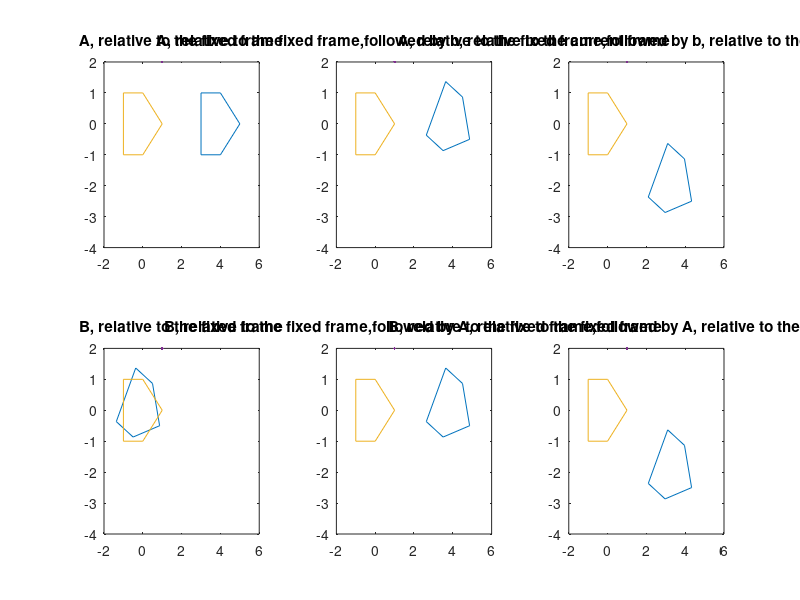

Recreate this plot in MATLAB. (Note: this script raises an error after producing the figure.)
% Title: PS4 Fall 2022
% File Topic: HTM, Jacobians, Manipulation
% Author: Alec Trela 
% Date: 28, November 2022
% ============================================


%% Question 1

clc 
clear

% G1: whole translation
R1 = diag([1, 1, 1]);
d1 = [0; 5; 6];

G1 = [R1, d1; 
      0 0 0 1];

% G2: align z axis w/ rotation of 90 deg about relative x
theta2 = 90 * (pi / 180);

d2 = [0; 0; 0];
R2 = [1,           0,            0;
      0, cos(theta2), -sin(theta2);
      0, sin(theta2),  cos(theta2)];

G2 = [R2, d2;
      0, 0, 0, 1];

% G3: align x, y w/ rotation of -60 about relative z
theta3 = -60 * (pi / 180);

d3 = [0; 0; 0];
R3 = [cos(theta3), -sin(theta3), 0;
      sin(theta3),  cos(theta3), 0;
      0          ,            0, 1];

G3 = [R3, d3;
      0, 0, 0, 1];


% Combine intermediate HTM to find final H0_1
H0_1 = G1 * G2 * G3;

disp("The Transformation H0_1:")
disp(H0_1)

%% Question 2
clc 
clear

A = [1, 0, 4;
    0, 1, 0; 
    0, 0, 1];

B = [0.866, 0.5, 0;
    -0.5, 0.866, 0;
    0, 0, 1];

shape = [[-1, 0, 1, 0, -1, -1]; [ 1, 1, 0, -1, -1, 1]; [1, 1, 1, 1, 1, 1]];

% (a) A, relative to the fixed frame

shape_a = zeros(3, 5);
for i = 1:size(shape, 2)

    shape_a(:, i) = A * shape(:, i);

end

% (b) A, relative to the fixed frame, followed by b, relative to the
% current frame

shape_b = zeros(3, 5);
for i = 1:size(shape, 2)

    shape_b(:, i) = A * B * shape(:, i) ;


end

% (c) A, relative to the fixed frame, followed by B, relative to the fixed frame.

shape_c = zeros(3, 5);
for i = 1:size(shape, 2)

    shape_c(:, i) = B * A * shape(:, i) ;

end

% (d) B, relative to the fixed frame

shape_d = zeros(3, 5);
for i = 1:size(shape, 2)

    shape_d(:, i) = B * shape(:, i) ;

end


% (e) B, relative to the fixed frame, followed by A, relative to the fixed frame.

shape_e = zeros(3, 5);
for i = 1:size(shape, 2)

    shape_e(:, i) = A * B * shape(:, i) ;

end


% (f) B, relative to the fixed frame, followed by A, relative to the current frame.
shape_f = zeros(3, 5);
for i = 1:size(shape, 2)

    shape_f(:, i) = B * A * shape(:, i) ;

end


% plot results
figure(1)
subplot(2, 3, 1)
plot(shape_a(1, :), shape_a(2, :), LineWidth=2)
hold on 
plot(shape(1, :), shape(2, :), LineWidth=2)
hold off
xlim([-2 6])
ylim([-4 2])
title("A, relative to the fixed frame")

subplot(2, 3, 2)
plot(shape_b(1, :), shape_b(2, :), LineWidth=2)
hold on 
plot(shape(1, :), shape(2, :), LineWidth=2)
hold off
xlim([-2 6])
ylim([-4 2])
title(["A, relative to the fixed frame,", "followed by b, relative to the current frame"])

subplot(2, 3, 3)
plot(shape_c(1, :), shape_c(2, :), LineWidth=2)
hold on 
plot(shape(1, :), shape(2, :), LineWidth=2)
hold off
xlim([-2 6])
ylim([-4 2])
title(["A, relative to the fixed frame,", "followed by b, relative to the fixed frame"])

subplot(2, 3, 4)
plot(shape_d(1, :), shape_d(2, :), LineWidth=2)
hold on 
plot(shape(1, :), shape(2, :), LineWidth=2)
hold off
xlim([-2 6])
ylim([-4 2])
title("B, relative to the fixed frame")

subplot(2, 3, 5)
plot(shape_e(1, :), shape_e(2, :), LineWidth=2)
hold on 
plot(shape(1, :), shape(2, :), LineWidth=2)
hold off
xlim([-2 6])
ylim([-4 2])
title(["B, relative to the fixed frame,", "followed by A, relative to the fixed frame"])

subplot(2, 3, 6)
plot(shape_f(1, :), shape_f(2, :), LineWidth=2)
hold on 
plot(shape(1, :), shape(2, :), LineWidth=2)
hold off
xlim([-2 6])
ylim([-4 2])
title(["B, relative to the fixed frame,", "followed by A, relative to the current frame"])


%% Question 6.1

syms d2;
syms theta1;
syms theta3;

theta2 = pi/2;

% use the standard form of taking row from dh table to htm 
H0_1 = DH2HTM(theta1, d2+10, 0, 0);

H1_2 = DH2HTM(0, 0, theta2, 9);

H2_3 = DH2HTM(theta3, 0, 0, 5);

% combine htm to obtain h0_3, from which d0_3 will be taken to obtain the 
% jacobian
H0_3 = vpa((H0_1 * H1_2 * H2_3), 2);
d0_3 = H0_3(1:3, 4);

disp("Displacement Vector d0_3 used for Direct Diff:")
disp(d0_3)


%% Question 6.2

clc

% Column 1: revolute joint 1: R0_i-1 [0;0;1] x (d0_n - d0_i-1)
R0_0 = diag([1;1;1]);
d0_0 = [0;0;0];
col1 = cross(R0_0 * [0; 0; 1], d0_3 - d0_0);

% Column 2: prismatic joint 2: R0_i-1 [0;0;1]
R0_1 = H0_1(1:3, 1:3);
col2 = R0_1 * [0;0;1];

% Column 3: revolute joint 3: R0_i-1 [0;0;1] x (d0_n - d0_i-1)
H0_2 = H0_1 * H1_2;
d0_2 = H0_2(1:3, 4);
R0_2 = H0_2(1:3, 1:3);
col3 = cross(R0_2 * [0;0;1], d0_3 - d0_2);

colbycolJ = vpa([col1, col2, col3], 2)


% fcn for converting a row of the dh table into an htm
function HTM = DH2HTM(theta_i, d_i, alpha_i, a_i)
    
    HTM = [cos(theta_i), -sin(theta_i) * cos(alpha_i), sin(theta_i) * sin(alpha_i), a_i * cos(theta_i);
            sin(theta_i), cos(theta_i) * cos(alpha_i), -cos(theta_i) * sin(alpha_i), a_i * sin(theta_i);
            0, sin(alpha_i), cos(alpha_i), d_i;
            0, 0, 0, 1];
end




